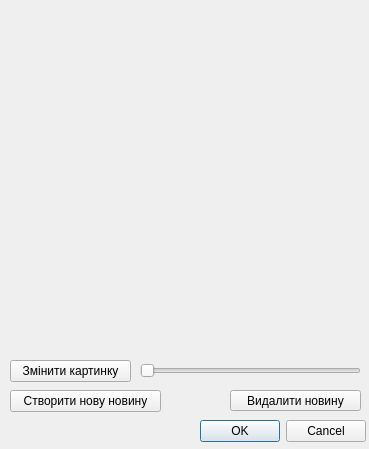
<?xml version="1.0" encoding="UTF-8"?>
<ui version="4.0">
 <class>ChangeNews</class>
 <widget class="QMainWindow" name="ChangeNews">
  <property name="geometry">
   <rect>
    <x>0</x>
    <y>0</y>
    <width>369</width>
    <height>449</height>
   </rect>
  </property>
  <property name="windowTitle">
   <string>MainWindow</string>
  </property>
  <widget class="QWidget" name="centralwidget">
   <widget class="QPushButton" name="ChangeImage">
    <property name="geometry">
     <rect>
      <x>10</x>
      <y>360</y>
      <width>121</width>
      <height>22</height>
     </rect>
    </property>
    <property name="text">
     <string>Змінити картинку</string>
    </property>
   </widget>
   <widget class="QSlider" name="horizontalSlider">
    <property name="geometry">
     <rect>
      <x>140</x>
      <y>360</y>
      <width>221</width>
      <height>21</height>
     </rect>
    </property>
    <property name="orientation">
     <enum>Qt::Horizontal</enum>
    </property>
   </widget>
   <widget class="QDialogButtonBox" name="buttonBox">
    <property name="geometry">
     <rect>
      <x>200</x>
      <y>420</y>
      <width>166</width>
      <height>22</height>
     </rect>
    </property>
    <property name="standardButtons">
     <set>QDialogButtonBox::Cancel|QDialogButtonBox::Ok</set>
    </property>
   </widget>
   <widget class="QPushButton" name="NewNews">
    <property name="geometry">
     <rect>
      <x>10</x>
      <y>390</y>
      <width>151</width>
      <height>22</height>
     </rect>
    </property>
    <property name="text">
     <string>Створити нову новину</string>
    </property>
   </widget>
   <widget class="QStackedWidget" name="stackedWidget">
    <property name="geometry">
     <rect>
      <x>10</x>
      <y>10</y>
      <width>351</width>
      <height>341</height>
     </rect>
    </property>
    <property name="currentIndex">
     <number>-1</number>
    </property>
   </widget>
   <widget class="QPushButton" name="DeleteNews">
    <property name="geometry">
     <rect>
      <x>230</x>
      <y>390</y>
      <width>131</width>
      <height>21</height>
     </rect>
    </property>
    <property name="text">
     <string>Видалити новину</string>
    </property>
   </widget>
  </widget>
 </widget>
 <resources/>
 <connections/>
</ui>
